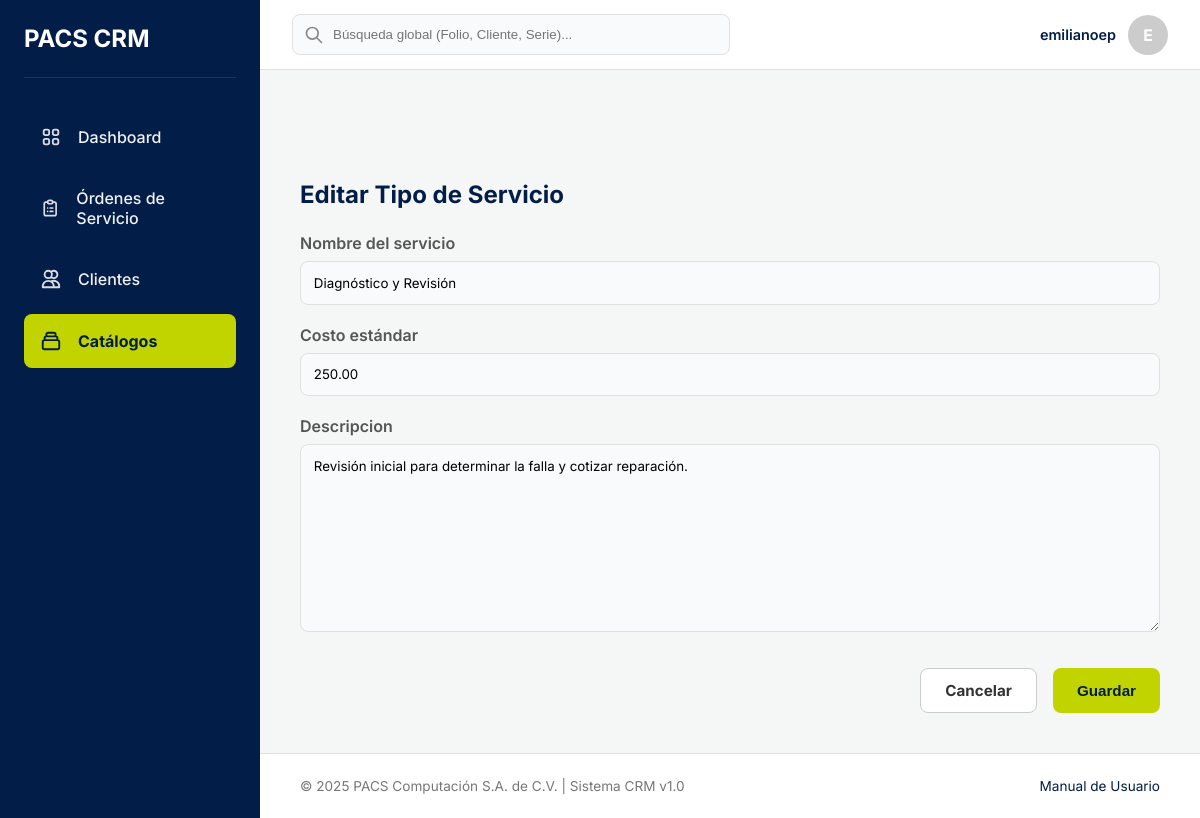
The page /catalogos/servicios/editar/1/ (signed in) on the database its author committed.
### catalogo/models.py (models this page shows, shortened)
class TipoServicio(models.Model):
    nombre_servicio = models.CharField(max_length=255, unique=True, verbose_name="Nombre del servicio")
    descripcion = models.TextField(blank=True, null=True)
    costo_estandar = models.DecimalField(max_digits=10, decimal_places=2, verbose_name="Costo estándar")
    class Meta:
        verbose_name = "Tipo de Servicio"
        verbose_name_plural = "Tipos de Servicio"
        ordering = ['nombre_servicio']

### catalogo/views.py (the view, shortened to what this page needs)
# urls.py: path('servicios/editar/<int:pk>/', views.TipoServicioUpdateView.as_view(), name='editar_servicio'),
class TipoServicioUpdateView(LoginRequiredMixin, SuccessMessageMixin, UpdateView):
    model = TipoServicio
    template_name = 'catalogo/tiposervicio_form.html'
    fields = ['nombre_servicio', 'costo_estandar', 'descripcion']
    success_message = "Servicio '%(nombre_servicio)s' actualizado correctamente."

### catalogo/templates/catalogo/tiposervicio_form.html (shortened to what this page needs)
{% extends 'base.html' %}
{% block content %}
<div class="form-card">
    <h2 style="margin-bottom: 1.5rem; color: var(--color-primario);">
        {% if form.instance.pk %}Editar{% else %}Registrar Nuevo{% endif %} Tipo de Servicio
    </h2>
    <form method="post">
        {% for field in form %}
        <div class="form-group">
            <label for="{{ field.id_for_label }}">{{ field.label }}</label>
            {{ field }}
        </div>
        {% endfor %}
        <div class="btn-container">
            <a href="{% url 'lista_catalogos' %}?tab=servicios" class="btn" style="background:#fff; border:1px solid #ccc; color:#333;">Cancelar</a>
            <button type="submit" class="btn btn-action">Guardar</button>
        </div>
    </form>
</div>
{% endblock %}

### templates/base.html (shortened to what this page needs)
{% load static %}
<!DOCTYPE html>
<html lang="es">
<head>
</head>
<body>
    <aside class="sidebar" id="sidebar">
        <div class="sidebar-header">
            <h2 style="color: white;">PACS CRM</h2>
        </div>
        <nav class="sidebar-nav">
            <ul>
                <li>
                    <a href="{% url 'dashboard_home' %}" class="{% if 'dashboards' in request.path %}active{% endif %}">
                        <span>Dashboard</span>
                    </a>
                </li>
                <li>
                    <a href="{% url 'lista_ordenes' %}" class="{% if 'ordenes' in request.path %}active{% endif %}">
                        <span>Órdenes de Servicio</span>
                    </a>
                </li>
                <li>
                    <a href="{% url 'lista_clientes' %}" class="{% if 'clientes' in request.path %}active{% endif %}">
                        <svg class="nav-icon" fill="none" stroke="currentColor" viewBox="0 0 24 24"><path stroke-linecap="round" stroke-linejoin="round" stroke-width="2" d="M12 4.354a4 4 0 110 5.292M15 21H3v-1a6 6 0 0112 0v1zm0 0h6v-1a6 6 0 00-9-5.197M13 7a4 4 0 11-8 0 4 4 0 018 0z"></path></svg>
                        <span>Clientes</span>
                    </a>
                </li>
                <li>
                    <a href="{% url 'lista_catalogos' %}" class="{% if 'catalogos' in request.path %}active{% endif %}">
                        <span>Catálogos</span>
                    </a>
                </li>
            </ul>
        </nav>
    </aside>
    <header class="navbar">
        <div class="navbar-search">
            <svg class="search-icon" fill="none" stroke="currentColor" viewBox="0 0 24 24"><path stroke-linecap="round" stroke-linejoin="round" stroke-width="2" d="M21 21l-6-6m2-5a7 7 0 11-14 0 7 7 0 0114 0z"></path></svg>
            <input type="text" placeholder="Búsqueda global (Folio, Cliente, Serie)...">
        </div>
        <div class="navbar-user-area">
            <div class="user-profile">
                <span class="user-name">{{ user.get_full_name|default:user.username }}</span>
                <div style="width:40px;height:40px;background:#ccc;border-radius:50%;display:flex;align-items:center;justify-content:center;color:white;font-weight:bold;">
                    {{ user.username|slice:":1"|upper }}
                </div>
            </div>
        </div>
    </header>
    <main class="main-content">
        {% block content %}{% endblock %}
    </main>
    <footer class="footer">
        <div>© 2025 PACS Computación S.A. de C.V. | Sistema CRM v1.0</div>
        <div><a href="#" style="color:var(--color-primario);text-decoration:none;">Manual de Usuario</a></div>
    </footer>
</body>
</html>

### rows shown on the page
TipoServicio: form "Diagnóstico y Revisión" "250.00" "Revisión inicial para determinar la falla y cotizar reparación."

### other values the page prints
{{ user.get_full_name|default:user.username }} "emilianoep"
{{ user.username|slice:":1"|upper }} "E"
{{ field.label }} "Nombre del servicio" "Costo estándar" "Descripcion"
